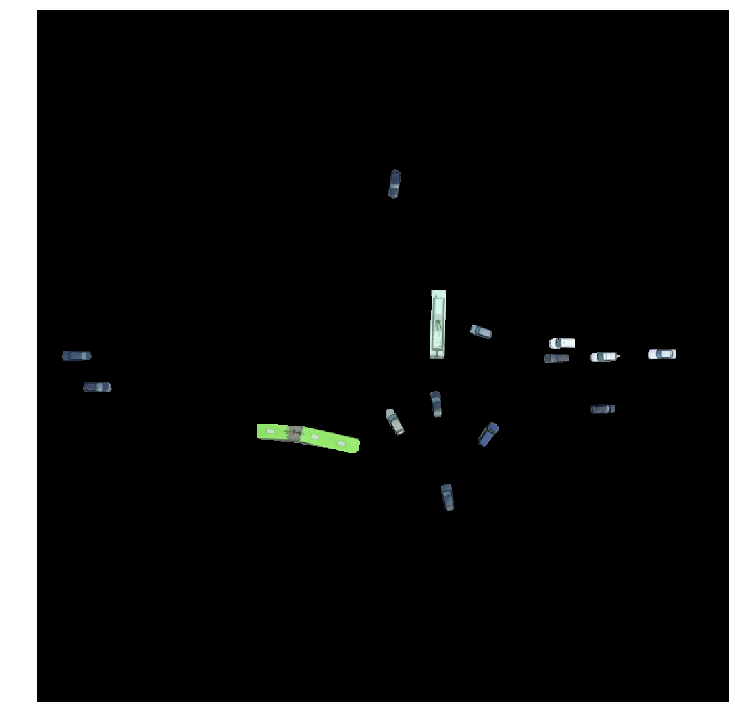
#> input picture chs.png, 735 x 726 px
$ jupyter execute 'Контуры и расстояние.ipynb'   (older library calls are emulated)
#> lines starting #> are read from the running program, lines starting #| are printed output that depends on the picture; after the words box and inside, x2 and y2 are one past the last pixel; in counts of white or black regions, pixels touching at a corner belong together; long printed decimals are rounded
[cell 1]
#ПОЛУЧЕНИЕ КОНТУРОВ

import numpy as np
import cv2
im = cv2.imread('chs.png')
#> im is the input picture: shape (726, 735, 3); mean B, G, R 27.7, 27.9, 27.5
imgray = cv2.cvtColor(im,cv2.COLOR_BGR2GRAY)
ret,thresh = cv2.threshold(imgray,0,255,0)
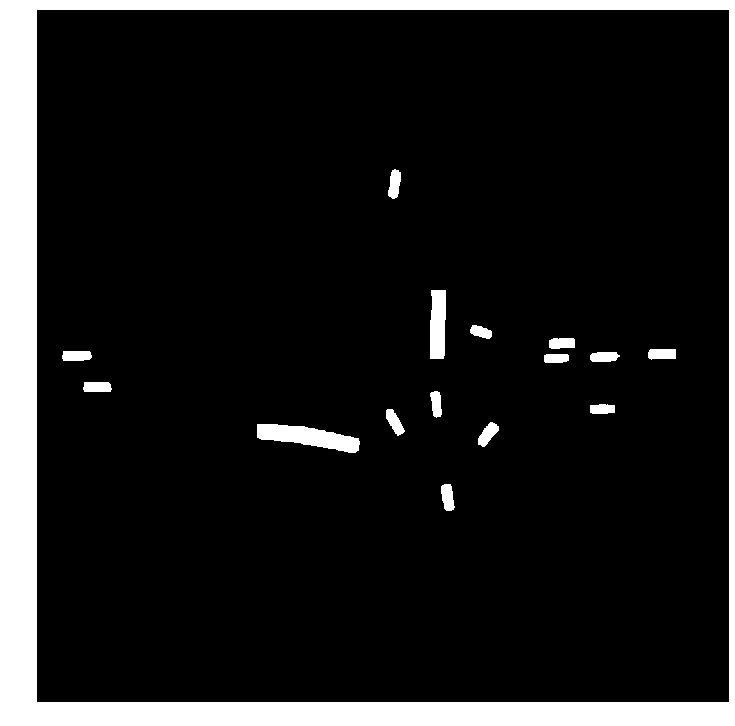
#> thresh: shape (726, 735); 11.4% white; 16 white regions
im2, contours, hierarchy = cv2.findContours(thresh,cv2.RETR_TREE,cv2.CHAIN_APPROX_NONE)
#> contours = 17 contours; largest, box (x1, y1, x2, y2) and area: (0, 0, 735, 726) 532150, (36, 9, 730, 703) 480247, (257, 424, 360, 453) 1576, (430, 290, 446, 359) 936, (478, 422, 499, 447) 254
cv2.drawContours(im, contours, -1, (0,255,0), 3)
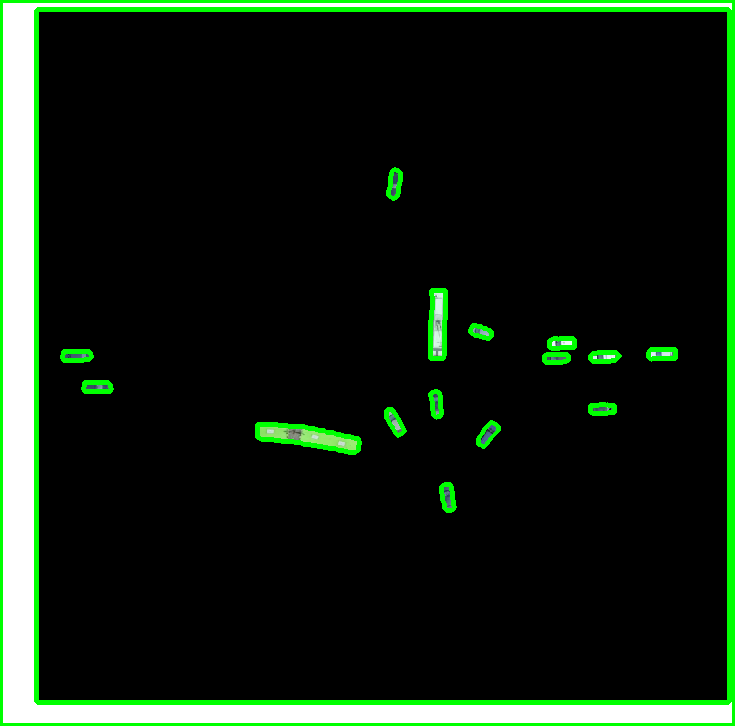
#> im: shape (726, 735, 3); 5.34% of pixels changed, all inside (x1, y1, x2, y2) = (0, 0, 735, 726)
#cv2.drawContours(im, contours[4], -1, (0,255,0), 3)
#print(contours)
#print(type(contours))

cv2.imshow('contours', im) # выводим итоговое изображение в окно
cv2.waitKey()
cv2.destroyAllWindows()

#МИНИМАЛЬНОЕ РАССТОЯНИЕ МЕЖДУ ДВУМЯ КОНТУРАМИ

A = contours[2]
#> A = contour of 65 points, box (x1, y1, x2, y2) (441, 484, 455, 511), area 250
B = contours[4]
#> B = contour of 59 points, box (x1, y1, x2, y2) (478, 422, 499, 447), area 254
# [4 lines of commented-out code are left out]

xA = 0.0
yA = 0.0
xB = 0.0
yB = 0.0

distanceMin = 99999999
for xyA in range(len(A)):
    for xyB in range(len(B)):
            xA=A[xyA][0][0]
            yA=A[xyA][0][1]
            xB=B[xyB][0][0]
            yB=B[xyB][0][1]
            distance = ((xB-xA)**2+(yB-yA)**2)**(1/2)
            #print(distance)
            if (distance < distanceMin):
                distanceMin = distance
#> this loop made 65 passes
#> after the loop, distanceMin = 48.83
print()
print("distanceMin ")
print(distanceMin)
#| 48.826
